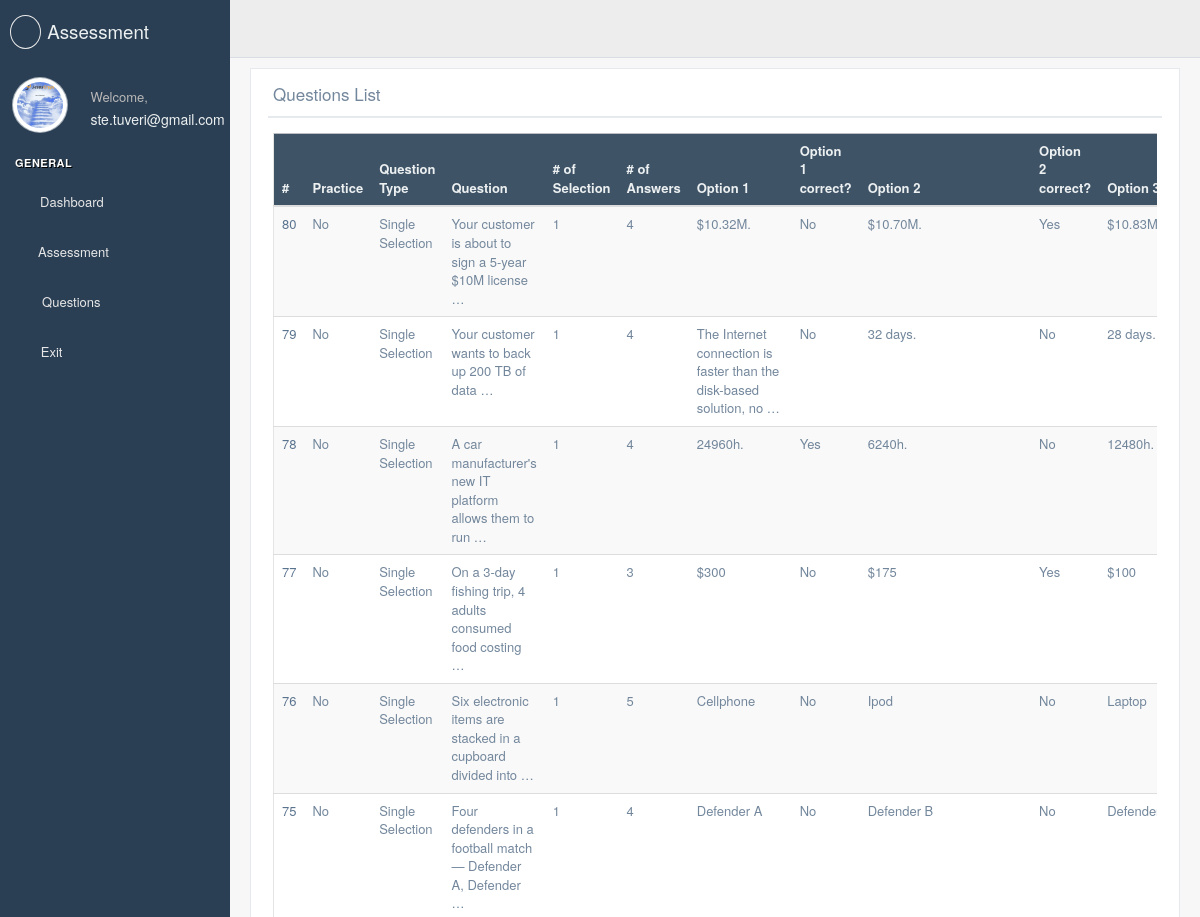
The page /assessment/director/question/ (signed in, upper part) on the database as committed earlier.
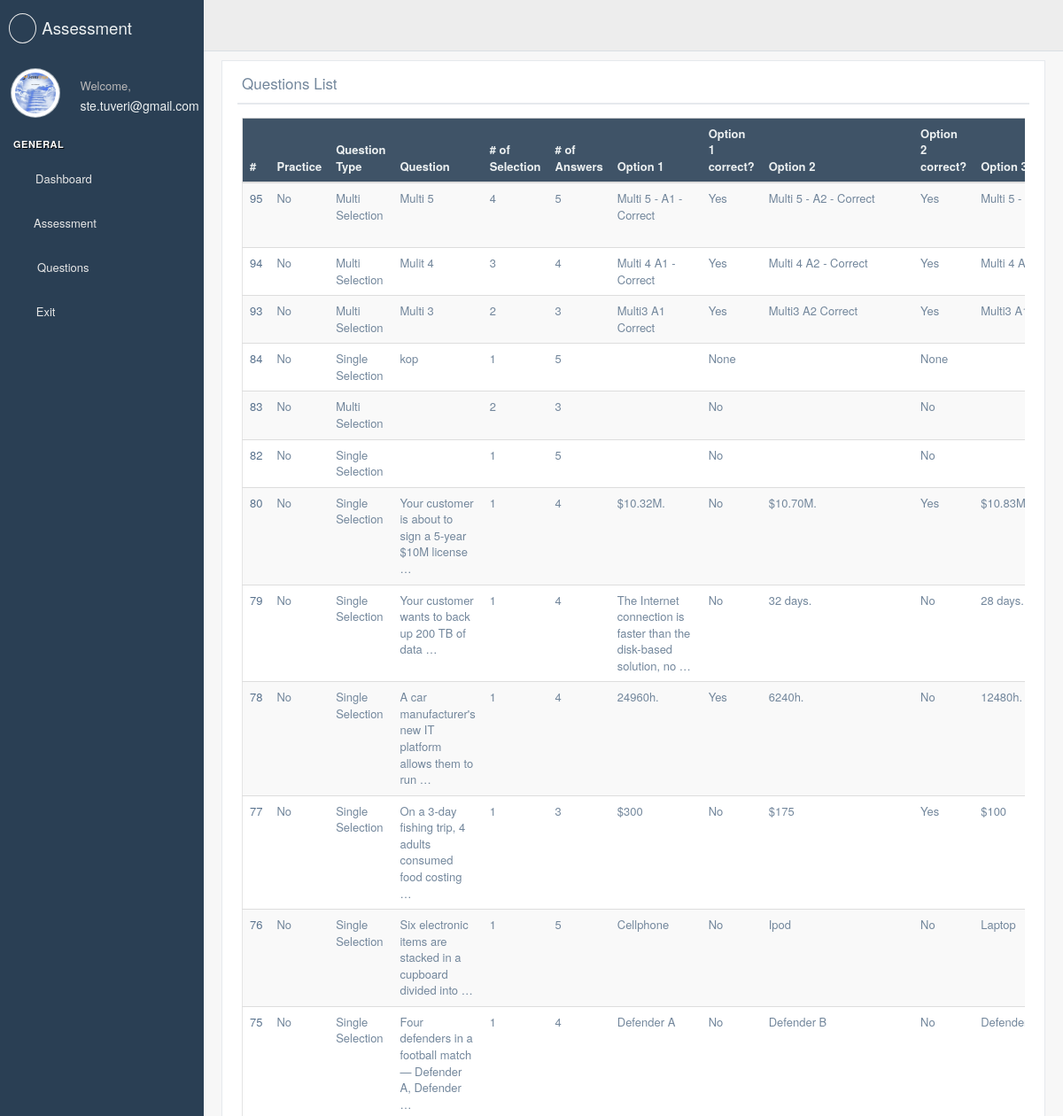
The same page on the database as committed later.
### assessment/models.py (models this page shows, shortened)
class Question(models.Model):
    question = models.TextField(default="", null=True)
    QUESTION_TYPES = (
            ('Single Selection', 'Single Selection'),
            ('Multi Selection', 'Multi Selection'),
            ('Essay', 'Essay'),
    )
    NUMBER_OF_SELECTIONS = (
            ('0', '0'),
            ('1', '1'),
            ('2', '2'),
            ('3', '3'),
            ('4', '4'),
    )
    NUMBER_OF_ANSWERS = (
            ('1', '1'),
            ('2', '2'),
            ('3', '3'),
            ('4', '4'),
            ('5', '5'),
    )
    YES_NO = (
            ('Yes', 'Yes'),
            ('No', 'No'),
    )
    practice_question = models.CharField(max_length=3, blank=True, null=True, choices=YES_NO, default='No')
    question_type = models.CharField(max_length=20, blank=False, null=False, choices=QUESTION_TYPES)
    number_of_selection = models.CharField(max_length=20, blank=False, null=False, choices=NUMBER_OF_SELECTIONS)
    number_of_answers = models.CharField(max_length=20, blank=False, null=False, choices=NUMBER_OF_ANSWERS)
    answer_1 = models.TextField(default="", null=True)
    answer_1_value = models.CharField(max_length=3, blank=True, null=True, choices=YES_NO)
    answer_2 = models.TextField(default="", blank=True,null=True)
    answer_2_value = models.CharField(max_length=3, blank=True, null=True, choices=YES_NO)
    answer_3 = models.TextField(default="", blank=True, null=True)
    answer_3_value = models.CharField(max_length=3, blank=True, null=True, choices=YES_NO)
    answer_4 = models.TextField(default="",blank=True, null=True)
    answer_4_value = models.CharField(max_length=3, blank=True, null=True, choices=YES_NO)
    answer_5 = models.TextField(default="", blank=True, null=True)
    answer_5_value = models.CharField(max_length=20, blank=True, null=True, choices=YES_NO)
    answers = models.CharField(max_length=20) # it is mandatory to include the answer to the question
    image = models.ImageField(blank=True, null=True, upload_to='question_pics',default='')

### assessment/views.py (the view)
# urls.py: path("director/question/", QuestionListView.as_view(template_name='assessment/director/question_list.html'), name='question_list_view'),
@method_decorator(login_required, name='dispatch')
class QuestionListView(ListView):
    model = Question
    template_name = 'assessment/directo/question_list.html'
    context_object_name = 'question_list_view'
    ordering = ['-pk']
    def get_context_data(self, **kwargs):
        context = super().get_context_data(**kwargs)
        return context

### assessment/templates/assessment/director/question_list.html (shortened to what this page needs)
{% extends "base_custom.html" %}
{% load crispy_forms_tags %}
{% load static %}
{% block stylesheets %}
  {{ block.super }}
    <link rel="stylesheet" href="/static/build/css/cards.css">
{% endblock stylesheets %}
{% block content %}
  <div class="right_col" role="main">
    <div class="">
      <div class="row">
        <div class="col-md-12 col-sm-12 col-xs-12">
          <div class="x_panel">
            <div class="x_title">
              <h2>Questions List <small>List of All the Approved Questions for Online Assessment</small></h2>
              <div class="clearfix"></div>
            </div>
            <div class="x_content">
              <div class="table-responsive">
                <table class="table table-striped jambo_table bulk_action">
                  <thead>
                    <tr class="headings">
                      <th class="column-title">#</th>
                      <th class="column-title">Practice</th>
                      <th class="column-title">Question Type</th>
                      <th class="column-title">Question</th>
                        <th class="column-title"># of Selection</th>
                        <th class="column-title"># of Answers</th>
                        <th class="column-title">Option 1</th>
                        <th class="column-title">Option 1 correct?</th>
                        <th class="column-title">Option 2</th>
                        <th class="column-title">Option 2 correct?</th>
                        <th class="column-title">Option 3</th>
                    </tr>
                  </thead>
                  <tbody>
                    {% for question in object_list %}
                    <tr class="even pointer">
                      <td class=" "><a href="{% url 'question_detail_view' question.pk %}"> {{ question.pk }} </a> </td>
                      <td class=" ">{{ question.practice_question }}</td>
                      <td class=" ">{{ question.question_type }}</td>
                      <td class=" ">{{ question.question|truncatewords:10 }}</td>
                      <td class=" ">{{ question.number_of_selection}}</td>
                    <td class=" ">{{ question.number_of_answers}}</td>
                    <td class=" ">{{ question.answer_1|truncatewords:10}}</td>
                    <td class=" ">{{ question.answer_1_value}}</td>
                    <td class=" ">{{ question.answer_2|truncatewords:10}}</td>
                    <td class=" ">{{ question.answer_2_value}}</td>
                    <td class=" ">{{ question.answer_3|truncatewords:10}}</td>
                    </tr>
                    {% endfor %}
                  </tbody>
                </table>
              </div>
            </div>
          </div>
        </div>
      </div>
    </div>
  </div>
{% endblock content %}

Rows that differ between the two databases and show on the page:
added Question: pk "95", practice_question "No", question_type "Multi Selection", question "Multi 5", number_of_selection "4", number_of_answers "5", answer_1 "Multi 5 - A1 - Correct", answer_1_value "Yes", answer_2 "Multi 5 - A2 - Correct", answer_2_value "Yes", answer_3 "Multi 5 -…"
added Question: pk "94", practice_question "No", question_type "Multi Selection", question "Mulit 4", number_of_selection "3", number_of_answers "4", answer_1 "Multi 4 A1 - Correct", answer_1_value "Yes", answer_2 "Multi 4 A2 - Correct", answer_2_value "Yes", answer_3 "Multi 4…"
added Question: pk "93", practice_question "No", question_type "Multi Selection", question "Multi 3", number_of_selection "2", number_of_answers "3", answer_1 "Multi3 A1 Correct", answer_1_value "Yes", answer_2 "Multi3 A2 Correct", answer_2_value "Yes", answer_3 "Multi3…"
added Question: pk "84", practice_question "No", question_type "Single Selection", question "kop", number_of_selection "1", number_of_answers "5", answer_1_value "None", answer_2_value "None"
added Question: pk "83", practice_question "No", question_type "Multi Selection", number_of_selection "2", number_of_answers "3", answer_1_value "No", answer_2_value "No"
added Question: pk "82", practice_question "No", question_type "Single Selection", number_of_selection "1", number_of_answers "5", answer_1_value "No", answer_2_value "No"
